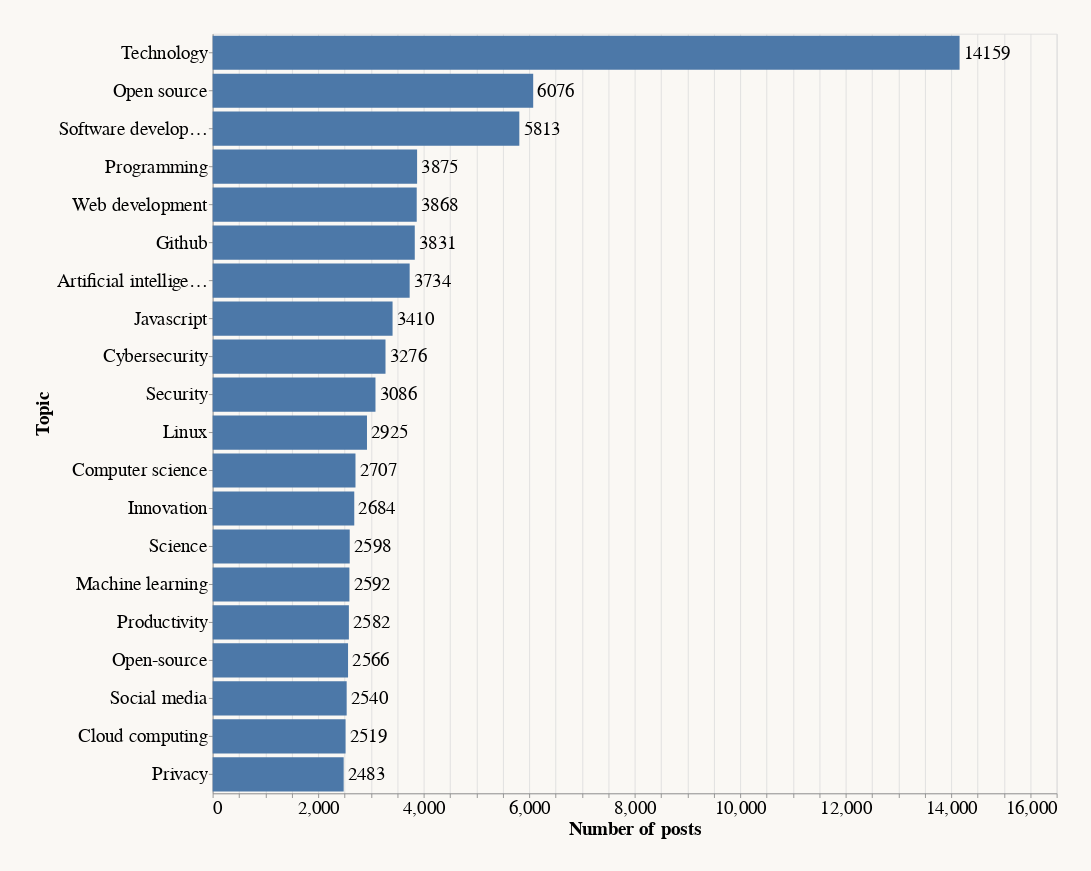

Notebook code for this chart:
### Code cell
from itertools import chain, islice

import altair as alt
import pandas as pd

alt.renderers.enable('html')

from altair_theme import THEME
alt.themes.register('ob', lambda: THEME)
alt.themes.enable('ob')

#alt.themes.enable('fivethirtyeight')
#theme = alt.themes.get()
#theme['config']['background'] = 'black'

c = Counter(all_topics())
df = pd.DataFrame(c.most_common(20), columns=['Topic', 'Count'])
print('top %', sum(v for k, v in c.most_common(20)) / sum(c.values()))

base = alt.Chart(df).encode(
    x=alt.X('Count', title="Number of posts"),
    y=alt.Y("Topic").sort('-x'),
    text='Count',

).properties(width=1000, height=900)
chart = base.mark_bar() + base.mark_text(align='left', dx=5, fontSize=22)
chart.configure(axis=alt.AxisConfig(labelFontSize=22, titleFontSize=22),
                padding=40)

### Figure 1 — Vega-Lite specification as saved in the notebook (floating-point values rounded to 4 significant figures)
{"arc": {"fill": "#30a2da"}, "area": {"fill": "#30a2da"}, "axis": {"domainColor": "#cbcbcb", "grid": true, "gridColor": "#cbcbcb", "gridWidth": 1, "labelColor": "#999", "labelFontSize": 24, "labelPadding": 4, "tickColor": "#cbcbcb", "tickSize": 10, "titleColor": "#333", "titleFontSize": 24, "titlePadding": 10}, "axisBand": {"grid": false}, "background": "#faf8f4", "bar": {"binSpacing": 2, "fill": "#30a2da", "stroke": null}, "group": {"fill": "#f0f0f0"}, "legend": {"labelColor": "#333", "labelFontSize": 14, "padding": 1, "symbolSize": 30, "symbolType": "square", "titleColor": "#333", "titleFontSize": 16, "titlePadding": 20}, "line": {"stroke": "#30a2da", "strokeWidth": 2}, "path": {"stroke": "#30a2da", "strokeWidth": 0.5}, "point": {"filled": true, "shape": "circle"}, "range": {"category": ["#30a2da", "#fc4f30", "#e5ae38", "#6d904f", "#8b8b8b", "#b96db8", "#ff9e27", "#56cc60", "#52d2ca", "#52689e", "#545454", "#9fe4f8"], "diverging": ["#cc0020", "#e77866", "#f6e7e1", "#d6e8ed", "#91bfd9", "#1d78b5"], "heatmap": ["#d6e8ed", "#cee0e5", "#91bfd9", "#549cc6", "#1d78b5"]}, "rect": {"fill": "#30a2da"}, "shape": {"stroke": "#30a2da"}, "title": {"anchor": "start", "fontSize": 24, "fontWeight": 400, "offset": 20}, "layer": [{"mark": {"type": "bar"}, "encoding": {"text": {"field": "Count", "type": "quantitative"}, "x": {"field": "Count", "title": "Number of posts", "type": "quantitative"}, "y": {"field": "Topic", "sort": "-x", "type": "nominal"}}}, {"mark": {"type": "text", "align": "left", "dx": 5, "fontSize": 22}, "encoding": {"text": {"field": "Count", "type": "quantitative"}, "x": {"field": "Count", "title": "Number of posts", "type": "quantitative"}, "y": {"field": "Topic", "sort": "-x", "type": "nominal"}}}], "config": {"axis": {"labelFontSize": 22, "titleFontSize": 22}, "padding": 40}, "data": {"name": "data-9852d046dff80a573265d649f29d8849"}, "height": 900, "width": 1000, "$schema": "https://vega.github.io/schema/vega-lite/v5.17.0.json", "datasets": {"data-9852d046dff80a573265d649f29d8849": [{"Topic": "Technology", "Count": 14159}, {"Topic": "Open source", "Count": 6076}, {"Topic": "Software development", "Count": 5813}, {"Topic": "Programming", "Count": 3875}, {"Topic": "Web development", "Count": 3868}, {"Topic": "Github", "Count": 3831}, {"Topic": "Artificial intelligence", "Count": 3734}, {"Topic": "Javascript", "Count": 3410}, {"Topic": "Cybersecurity", "Count": 3276}, {"Topic": "Security", "Count": 3086}, {"Topic": "Linux", "Count": 2925}, {"Topic": "Computer science", "Count": 2707}, {"Topic": "Innovation", "Count": 2684}, {"Topic": "Science", "Count": 2598}, {"Topic": "Machine learning", "Count": 2592}, {"Topic": "Productivity", "Count": 2582}, {"Topic": "Open-source", "Count": 2566}, {"Topic": "Social media", "Count": 2540}, {"Topic": "Cloud computing", "Count": 2519}, {"Topic": "Privacy", "Count": 2483}]}}
